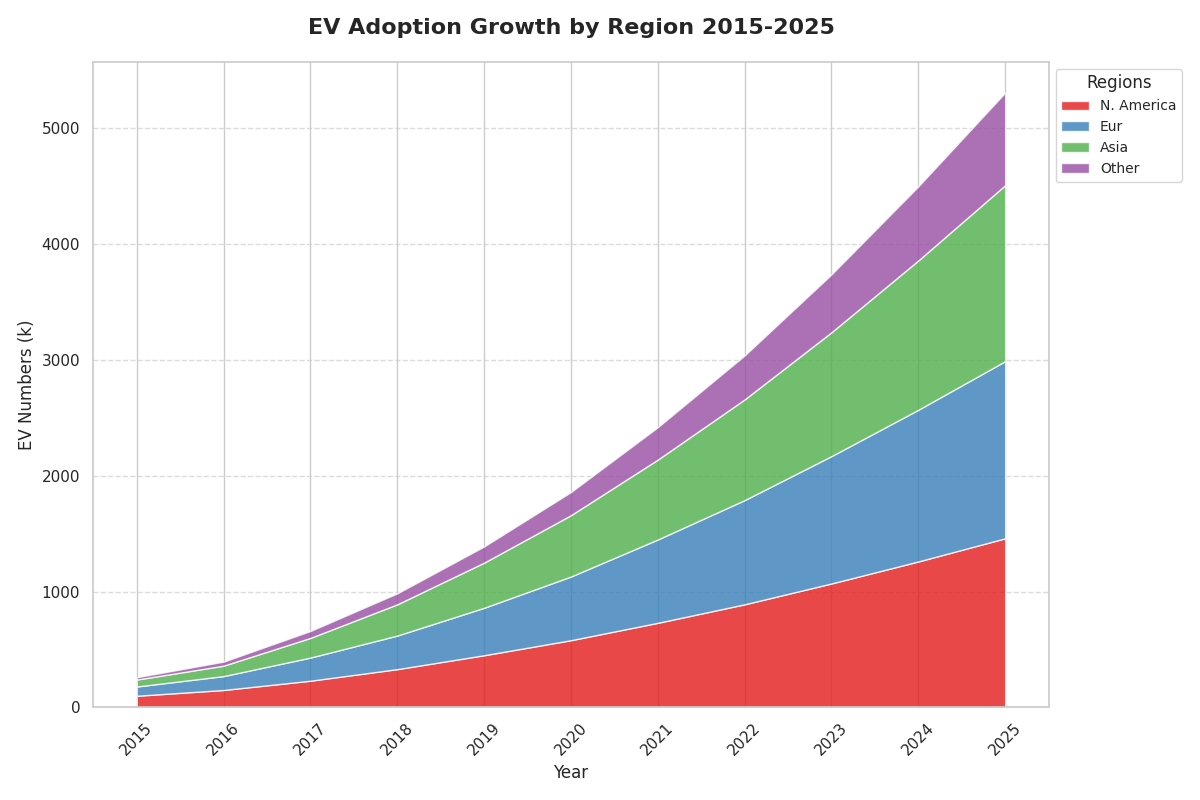

Recreate this plot in Python.
import matplotlib.pyplot as plt
import numpy as np

years = np.arange(2015, 2026)

north_america = [100, 150, 230, 330, 450, 580, 730, 890, 1070, 1260, 1460]
europe = [80, 120, 200, 290, 410, 550, 720, 900, 1100, 1310, 1530]
asia = [60, 90, 170, 270, 390, 530, 690, 870, 1070, 1290, 1520]
other_regions = [20, 35, 60, 95, 140, 200, 280, 380, 500, 640, 800]

data = np.vstack([north_america, europe, asia, other_regions])

fig, ax = plt.subplots(figsize=(12, 8))

ax.stackplot(years, data, labels=['N. America', 'Eur', 'Asia', 'Other'],
             colors=['#e41a1c', '#377eb8', '#4daf4a', '#984ea3'], alpha=0.8)

ax.set_title('EV Adoption Growth by Region 2015-2025', fontsize=16, fontweight='bold', pad=20)
ax.set_xlabel('Year', fontsize=12)
ax.set_ylabel('EV Numbers (k)', fontsize=12)

ax.legend(loc='upper left', title='Regions', fontsize=10, bbox_to_anchor=(1, 1))

ax.grid(axis='y', linestyle='--', alpha=0.7)

plt.xticks(years, rotation=45)

plt.tight_layout()

plt.show()
